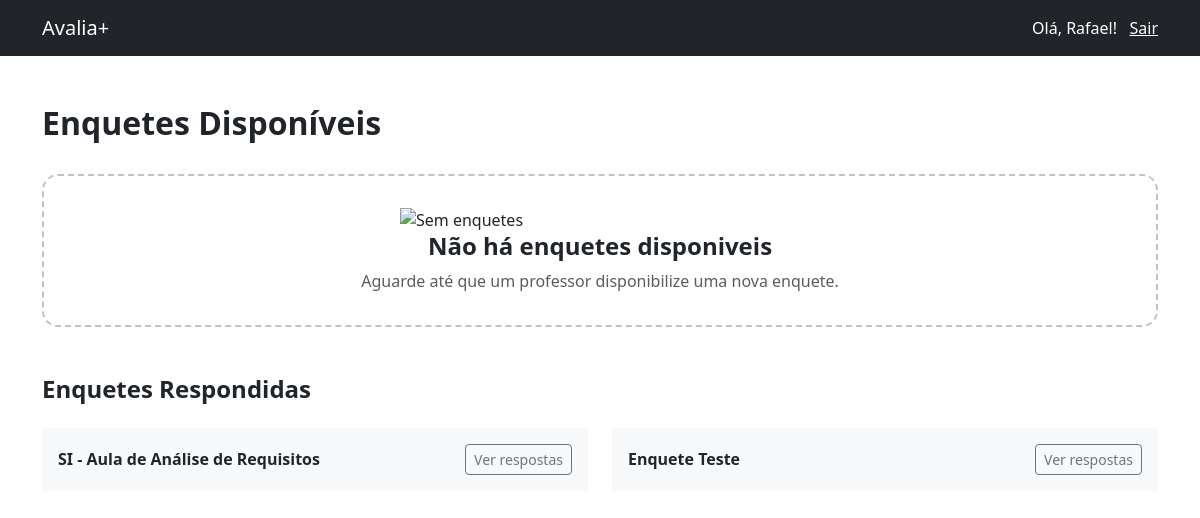
Page /aluno/enquetes (signed in) on the earlier database version.
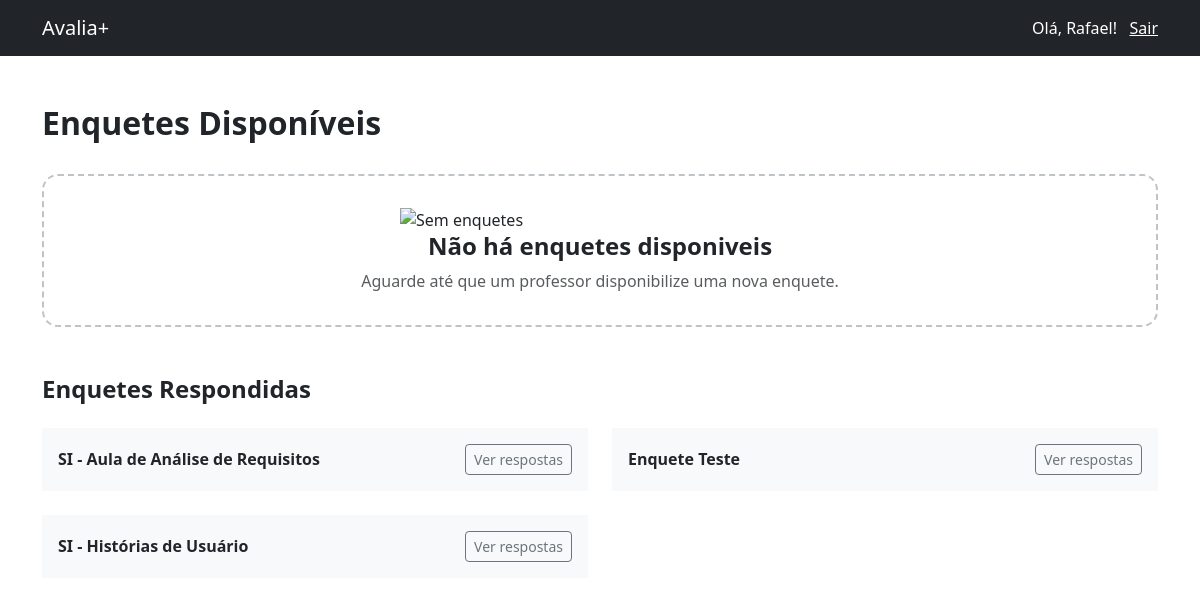
Same page on the later database version.
### tables this page shows
CREATE TABLE enquetes (
          id INTEGER PRIMARY KEY AUTOINCREMENT,
          titulo TEXT NOT NULL,
          perguntas TEXT,
          usuario_id INTEGER NOT NULL,
          criado_em TIMESTAMP DEFAULT CURRENT_TIMESTAMP,
          FOREIGN KEY (usuario_id) REFERENCES usuarios(id) ON DELETE CASCADE
        );

### routes.py (the view)
@login_required
def aluno_enquetes():
  if current_user.perfil != 'aluno':
    return redirect(url_for('index'))
  enquetes = db.recuperar_enquetes_disponiveis(current_user.id)
  enquetes_respondidas = db.recuperar_enquetes_respondidas(current_user.id)
  return render_template('aluno/enquetes.html', enquetes=enquetes, enquetes_respondidas=enquetes_respondidas)

### auth.py (called while the page is built)
    @self.login_manager.user_loader
    def load_user(user_id):
      return self.db.recuperar_usuario(user_id)

### database.py (called while the page is built)
  def _connect(self):
    return sqlite3.connect(self.db_name)

  def recuperar_usuario(self, id):
    conn = self._connect()
    cursor = conn.cursor()
    cursor.execute('SELECT id, email, nome, senha, perfil FROM usuarios WHERE id = ?', (id,))
    usuario = cursor.fetchone()
    conn.close()
    if usuario:
      return User(usuario[0], usuario[1], usuario[2], usuario[3], usuario[4])
    else:
      return None

### templates/aluno/enquetes.html (shortened to what this page needs)
{% extends "index.html" %}
{% block content %}
  <div class="container py-5">
    <div class="d-flex w-100 justify-content-between align-items-center">
      <h2><strong>Enquetes Disponíveis</strong></h2>
    </div>
    <div class="mt-4">
      {% if enquetes|length == 0 %}
        <div class="empty-state">
          <img src="{{ url_for('static', filename='images/searching-data.svg') }}" alt="Sem enquetes">
          <h4><strong>Não há enquetes disponiveis</strong></h4>
          <div class="text-muted">
            Aguarde até que um professor disponibilize uma nova enquete.
          </div>
        </div>
      {% endif %}
    </div>
    {% if enquetes_respondidas|length != 0 %}
      <div class="mt-5">
        <h4 class="mb-0"><strong>Enquetes Respondidas</strong></h4>
        <div class="row">
          {% for enquete in enquetes_respondidas %}
            <div class="col-md-6">
              <div class="bg-light p-3 d-flex justify-content-between align-items-center mt-4">
                <h6 class="mb-0"><strong>{{ enquete.titulo }}</strong></h6>
                <a href="{{ url_for('aluno_ver_respostas', enquete_id=enquete.id) }}" class="btn btn-sm btn-outline-secondary">Ver respostas</a>
              </div>
            </div>
          {% endfor %}
        </div>
      </div>
    {% endif %}
  </div>
{% endblock %}

Differences in the rows shown:
added enquetes: titulo "SI - Histórias de Usuário"
